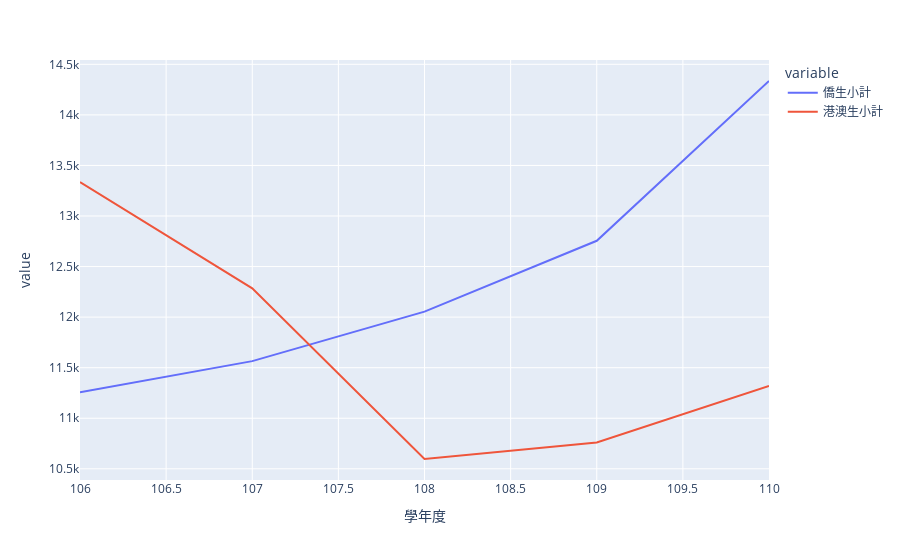

Notebook cell for this chart:
### Code cell
fig = px.line(total_number_per_year, x="學年度", y=["僑生小計", "港澳生小計"])
fig.show()

### Figure 1 — Plotly figure (JSON) as saved in the notebook; plotly's stock layout.template omitted (floating-point values rounded to 4 significant figures)
{"data": [{"hovertemplate": "variable=僑生小計<br>學年度=%{x}<br>value=%{y}<extra></extra>", "legendgroup": "僑生小計", "line": {"color": "#636efa", "dash": "solid"}, "marker": {"symbol": "circle"}, "mode": "lines", "name": "僑生小計", "orientation": "v", "showlegend": true, "type": "scatter", "x": [106, 107, 108, 109, 110], "xaxis": "x", "y": [11258, 11565, 12054, 12755, 14335], "yaxis": "y"}, {"hovertemplate": "variable=港澳生小計<br>學年度=%{x}<br>value=%{y}<extra></extra>", "legendgroup": "港澳生小計", "line": {"color": "#EF553B", "dash": "solid"}, "marker": {"symbol": "circle"}, "mode": "lines", "name": "港澳生小計", "orientation": "v", "showlegend": true, "type": "scatter", "x": [106, 107, 108, 109, 110], "xaxis": "x", "y": [13336, 12285, 10597, 10761, 11319], "yaxis": "y"}], "layout": {"legend": {"title": {"text": "variable"}, "tracegroupgap": 0}, "margin": {"t": 60}, "xaxis": {"anchor": "y", "domain": [0, 1], "title": {"text": "學年度"}}, "yaxis": {"anchor": "x", "domain": [0, 1], "title": {"text": "value"}}}}
